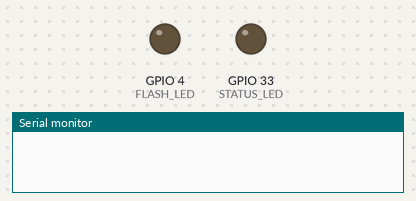
Simulated run of this sketch. Board: ESP32. On the bench: output pins drawn as LEDs (lit = HIGH), the last lines printed to the serial monitor. WiFi joins after 1.5 s; servers stay silent unless stated; the camera gives no picture.

Above: at 0.0 s.
At 3.0 s:
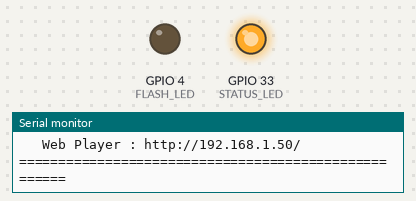
Timing chart, 0 to 4.5 s (numbered marks = the images above):
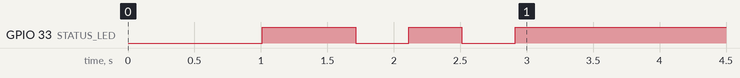

The sketch:

esp32_cam_node.ino
```cpp
#include "esp_camera.h"
#include <WiFi.h>
#include "esp_http_server.h"

// ============================================================================
// 1. Mobile Hotspot Credentials
// ============================================================================
// NOTE: Make sure your phone's hotspot is set to "2.4 GHz Band" (not 5 GHz)
const char* WIFI_SSID     = "vivo V40 pro";
const char* WIFI_PASSWORD = "rehan0210";

// ============================================================================
// 2. AI-Thinker ESP32-CAM Pin Configuration
// ============================================================================
#define PWDN_GPIO_NUM     32
#define RESET_GPIO_NUM    -1
#define XCLK_GPIO_NUM      0
#define SIOD_GPIO_NUM     26
#define SIOC_GPIO_NUM     27

#define Y9_GPIO_NUM       35
#define Y8_GPIO_NUM       34
#define Y7_GPIO_NUM       39
#define Y6_GPIO_NUM       36
#define Y5_GPIO_NUM       21
#define Y4_GPIO_NUM       19
#define Y3_GPIO_NUM       18
#define Y2_GPIO_NUM        5
#define VSYNC_GPIO_NUM    25
#define HREF_GPIO_NUM     23
#define PCLK_GPIO_NUM     22

// Onboard Red Status LED (GPIO 33 - Active LOW)
#define STATUS_LED        33
// Onboard Flashlight LED (GPIO 4 - Active HIGH)
#define FLASH_LED          4

httpd_handle_t camera_httpd = NULL;

#define PART_BOUNDARY "123456789000000000000987654321"
static const char* _STREAM_CONTENT_TYPE = "multipart/x-mixed-replace;boundary=" PART_BOUNDARY;
static const char* _STREAM_BOUNDARY = "\r\n--" PART_BOUNDARY "\r\n";
static const char* _STREAM_PART = "Content-Type: image/jpeg\r\nContent-Length: %u\r\n\r\n";

// ============================================================================
// 3. HTTP Stream & Snapshot Handlers
// ============================================================================
static esp_err_t stream_handler(httpd_req_t *req) {
  camera_fb_t * fb = NULL;
  esp_err_t res = ESP_OK;
  size_t _jpg_buf_len = 0;
  uint8_t * _jpg_buf = NULL;
  char * part_buf[64];

  res = httpd_resp_set_type(req, _STREAM_CONTENT_TYPE);
  if (res != ESP_OK) return res;

  httpd_resp_set_hdr(req, "Access-Control-Allow-Origin", "*");

  while (true) {
    fb = esp_camera_fb_get();
    if (!fb) {
      Serial.println("[Camera] Failed to capture frame buffer!");
      res = ESP_FAIL;
    } else {
      _jpg_buf_len = fb->len;
      _jpg_buf = fb->buf;
    }

    if (res == ESP_OK) {
      size_t hlen = snprintf((char *)part_buf, 64, _STREAM_PART, _jpg_buf_len);
      res = httpd_resp_send_chunk(req, (const char *)part_buf, hlen);
    }
    if (res == ESP_OK) {
      res = httpd_resp_send_chunk(req, (const char *)_jpg_buf, _jpg_buf_len);
    }
    if (res == ESP_OK) {
      res = httpd_resp_send_chunk(req, _STREAM_BOUNDARY, strlen(_STREAM_BOUNDARY));
    }

    if (fb) {
      esp_camera_fb_return(fb);
      fb = NULL;
      _jpg_buf = NULL;
    } else if (res != ESP_OK) {
      break;
    }
  }
  return res;
}

static esp_err_t capture_handler(httpd_req_t *req) {
  camera_fb_t * fb = esp_camera_fb_get();
  if (!fb) {
    httpd_resp_send_500(req);
    return ESP_FAIL;
  }
  httpd_resp_set_type(req, "image/jpeg");
  httpd_resp_set_hdr(req, "Content-Disposition", "inline; filename=capture.jpg");
  httpd_resp_set_hdr(req, "Access-Control-Allow-Origin", "*");
  esp_err_t res = httpd_resp_send(req, (const char *)fb->buf, fb->len);
  esp_camera_fb_return(fb);
  return res;
}

static esp_err_t index_handler(httpd_req_t *req) {
  const char* html =
    "<!DOCTYPE html><html><head><meta name='viewport' content='width=device-width, initial-scale=1'>"
    "<title>R-TRACE CAM FEED</title>"
    "<style>"
    "body{margin:0;background:#0d1117;color:#fff;font-family:sans-serif;text-align:center;padding:16px;}"
    "h2{color:#ff5252;margin-bottom:8px;}"
    ".view{display:inline-block;border:2px solid #30363d;border-radius:12px;overflow:hidden;box-shadow:0 8px 30px rgba(0,0,0,0.7);}"
    "img{width:100%;max-width:640px;height:auto;display:block;}"
    "</style></head><body>"
    "<h2>R-TRACE CAMERA SENTINEL</h2>"
    "<div class='view'><img src='/stream'></div>"
    "</body></html>";

  httpd_resp_set_type(req, "text/html");
  return httpd_resp_send(req, html, strlen(html));
}

void startHttpServer() {
  httpd_config_t config = HTTPD_DEFAULT_CONFIG();
  config.server_port = 80;

  httpd_uri_t index_uri   = { .uri = "/",        .method = HTTP_GET, .handler = index_handler,   .user_ctx = NULL };
  httpd_uri_t stream_uri  = { .uri = "/stream",  .method = HTTP_GET, .handler = stream_handler,  .user_ctx = NULL };
  httpd_uri_t capture_uri = { .uri = "/capture", .method = HTTP_GET, .handler = capture_handler, .user_ctx = NULL };

  if (httpd_start(&camera_httpd, &config) == ESP_OK) {
    httpd_register_uri_handler(camera_httpd, &index_uri);
    httpd_register_uri_handler(camera_httpd, &stream_uri);
    httpd_register_uri_handler(camera_httpd, &capture_uri);
  }
}

// ============================================================================
// 4. SETUP
// ============================================================================
void setup() {
  Serial.begin(115200);
  delay(1000);

  Serial.println("\n=====================================================");
  Serial.println("   R-TRACE ESP32-CAM HOTSPOT STREAMER                ");
  Serial.println("=====================================================");

  pinMode(STATUS_LED, OUTPUT);
  pinMode(FLASH_LED, OUTPUT);
  digitalWrite(STATUS_LED, HIGH); // OFF
  digitalWrite(FLASH_LED, LOW);   // OFF

  // Camera Settings
  camera_config_t config;
  config.ledc_channel = LEDC_CHANNEL_0;
  config.ledc_timer = LEDC_TIMER_0;
  config.pin_d0 = Y2_GPIO_NUM;
  config.pin_d1 = Y3_GPIO_NUM;
  config.pin_d2 = Y4_GPIO_NUM;
  config.pin_d3 = Y5_GPIO_NUM;
  config.pin_d4 = Y6_GPIO_NUM;
  config.pin_d5 = Y7_GPIO_NUM;
  config.pin_d6 = Y8_GPIO_NUM;
  config.pin_d7 = Y9_GPIO_NUM;
  config.pin_xclk = XCLK_GPIO_NUM;
  config.pin_pclk = PCLK_GPIO_NUM;
  config.pin_vsync = VSYNC_GPIO_NUM;
  config.pin_href = HREF_GPIO_NUM;
  config.pin_sccb_sda = SIOD_GPIO_NUM;
  config.pin_sccb_scl = SIOC_GPIO_NUM;
  config.pin_pwdn = PWDN_GPIO_NUM;
  config.pin_reset = RESET_GPIO_NUM;
  config.xclk_freq_hz = 20000000;
  config.pixel_format = PIXFORMAT_JPEG;

  if (psramFound()) {
    config.frame_size = FRAMESIZE_VGA;  // 640x480 resolution
    config.jpeg_quality = 12;
    config.fb_count = 2;
  } else {
    config.frame_size = FRAMESIZE_QVGA; // 320x240 for stable internal RAM
    config.jpeg_quality = 14;
    config.fb_count = 1;
  }

  // Initialize Camera Hardware
  esp_err_t err = esp_camera_init(&config);
  if (err != ESP_OK) {
    Serial.printf("[Camera ERROR] Init failed: 0x%x\n", err);
    while (true) {
      // Rapid SOS blink on error
      digitalWrite(STATUS_LED, LOW); delay(100);
      digitalWrite(STATUS_LED, HIGH); delay(100);
    }
  }
  Serial.println("[Camera] OV2640 Initialized Successfully!");

  // Connect to Phone Hotspot
  Serial.printf("\n[Wi-Fi] Connecting to Hotspot: %s\n", WIFI_SSID);
  WiFi.mode(WIFI_STA);
  WiFi.setSleep(false); // CRITICAL: Disable Wi-Fi sleep for uninterrupted video streaming
  WiFi.begin(WIFI_SSID, WIFI_PASSWORD);

  int blinkCount = 0;
  while (WiFi.status() != WL_CONNECTED) {
    delay(400);
    Serial.print(".");
    digitalWrite(STATUS_LED, (blinkCount++ % 2 == 0) ? LOW : HIGH);
  }

  // Turn LED OFF when connected
  digitalWrite(STATUS_LED, HIGH);

  Serial.println("\n[Wi-Fi] Connected to Hotspot Successfully!");
  Serial.print("[Wi-Fi] Camera IP Address: ");
  Serial.println(WiFi.localIP());

  // Start HTTP Video Stream Server
  startHttpServer();

  Serial.println("\n=====================================================");
  Serial.println("   CAMERA READY TO STREAM TO PYTHON OR BROWSER:      ");
  Serial.printf("   Stream URL : http://%s/stream\n", WiFi.localIP().toString().c_str());
  Serial.printf("   Web Player : http://%s/\n", WiFi.localIP().toString().c_str());
  Serial.println("=====================================================\n");
}

// ============================================================================
// 5. MAIN LOOP
// ============================================================================
unsigned long lastReconnectCheck = 0;

void loop() {
  // Hotspot Auto-Reconnect Watchdog
  if (WiFi.status() != WL_CONNECTED) {
    if (millis() - lastReconnectCheck > 5000) {
      lastReconnectCheck = millis();
      Serial.println("[Wi-Fi] Hotspot disconnected! Reconnecting...");
      WiFi.disconnect();
      WiFi.begin(WIFI_SSID, WIFI_PASSWORD);
    }
  }
  delay(1000);
}
```
